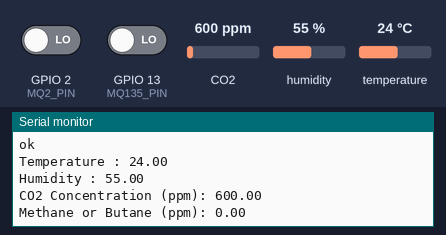
A sketch run on a simulated ESP32. Parts: the last lines printed to the serial monitor. The test bench sets the inputs (shaded band); at power-on: CO2 600 ppm, humidity 55 %, temperature 24 °C, GPIO 2 (MQ2_PIN) LOW, GPIO 13 (MQ135_PIN) LOW. WiFi joins after 1.5 s; servers stay silent unless stated.

Above: at 2.7 s.
2.8 s: CO2 set to 452 ppm
At 5.43 s:
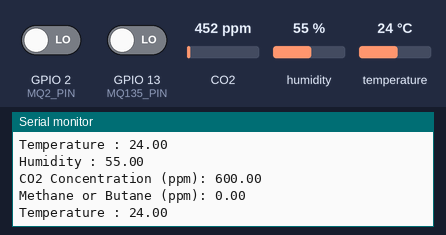
7.3 s: humidity set to 22 %
At 9.21 s:
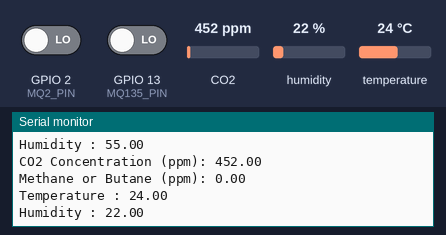
11.8 s: temperature set to 12 °C
At 12.98 s:
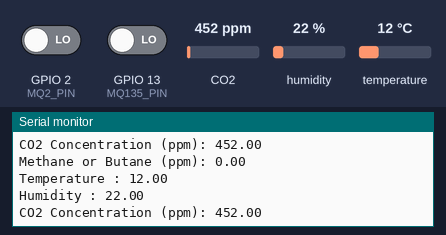
16.3 s: CO2 set to 1050 ppm
At 18.0 s:
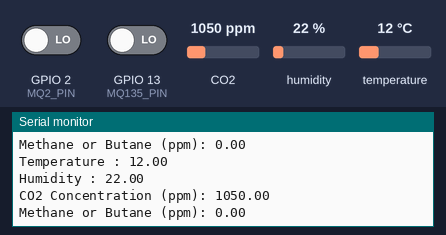
20.8 s: humidity set to 40 %
At 25.3 s:
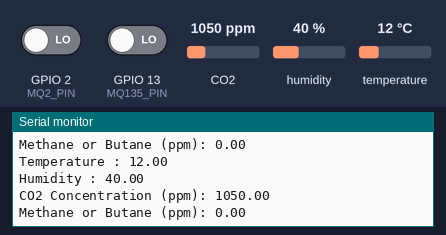
Timing chart, 0 to 26.3 s (numbered marks = the images above; inputs shaded):
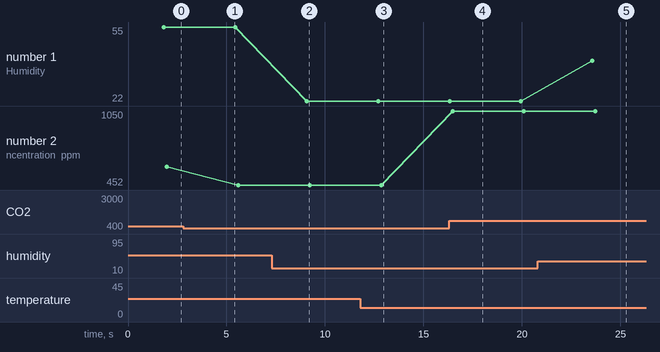

The sketch:

AQI360_7.ino
```cpp
#include <DHT.h>
#include <MQ135.h>
#include <WiFi.h>
#include <Firebase_ESP_Client.h>

#define DHTPIN 4         // Pin connected to DHT11 data pin
#define DHTTYPE DHT11    // DHT sensor type
#define MQ135_PIN 13     // Digital pin connected to MQ135 sensor
#define MQ2_PIN 2        // Pin connected to MQ-2 sensor

DHT dht(DHTPIN, DHTTYPE);
MQ135 gasSensor(MQ135_PIN);


//Provide the token generation process info.
#include "addons/TokenHelper.h"
//Provide the RTDB payload printing info and other helper functions.
#include "addons/RTDBHelper.h"

const float R_ZERO = 76.63; // Resistance at clean air

// Insert your network credentials
#define WIFI_SSID "realme GT NEO 3T"
#define WIFI_PASSWORD "12345687"

// Insert Firebase project API Key
#define API_KEY "AIzaSyCm8WKE6E_SFuYB292W_dWmjZ4-3QBtGxU"

// Insert RTDB URLefine the RTDB URL */
#define DATABASE_URL "https://aqi-2-fce5a-default-rtdb.asia-southeast1.firebasedatabase.app/"

//Define Firebase Data object
FirebaseData fbdo;

FirebaseAuth auth;
FirebaseConfig config;

unsigned long sendDataPrevMillis = 0;
int count = 0;
bool signupOK = false;                     //since we are doing an anonymous sign in


void setup() {
  Serial.begin(115200);
  dht.begin();

  WiFi.begin(WIFI_SSID, WIFI_PASSWORD);
  Serial.print("Connecting to Wi-Fi");
  while (WiFi.status() != WL_CONNECTED) {
    Serial.print(".");
    delay(300);
  }
  Serial.println();
  Serial.print("Connected with IP: ");
  Serial.println(WiFi.localIP());
  Serial.println();

  FirebaseConfig config;
  config.api_key = API_KEY;
  config.database_url = DATABASE_URL;
 /* Sign up */
  if (Firebase.signUp(&config, &auth, "", "")){
    Serial.println("ok");
    signupOK = true;
  }
  else{
    Serial.printf("%s\n", config.signer.signupError.message.c_str());
  }

  /* Assign the callback function for the long running token generation task */
  config.token_status_callback = tokenStatusCallback; //see addons/TokenHelper.h

  Firebase.begin(&config, &auth);
  Firebase.reconnectWiFi(true);
}


void loop() {
float temperature = dht.readTemperature();
  float humidity=dht.readHumidity();
  if (Firebase.ready() && signupOK && (millis() - sendDataPrevMillis > 1000 || sendDataPrevMillis == 0)){
    sendDataPrevMillis = millis();
    // Write an Int number on the database path test/int
    if (Firebase.RTDB.setInt(&fbdo, "DHT_11/Temperature", temperature)){
      Serial.print("Temperature : ");
      Serial.println(temperature);
    }
    else {
      Serial.println("Failed To Read From The Sensor");
      Serial.println("REASON: " + fbdo.errorReason());
    }


    // Write an Float number on the database path test/float
    if (Firebase.RTDB.setFloat(&fbdo, "DHT_11/Humidity", 0.01 + humidity)){
      Serial.print("Humidity : ");
      Serial.println(humidity);
    }
    else {
      Serial.println("Failed To Read From The Sensor");
      Serial.println("REASON: " + fbdo.errorReason());
    }

  int mq135_value = digitalRead(MQ135_PIN);
  float mq135_sensorResistance = ((float)R_ZERO * (1023.0 - (float)mq135_value)) / ((float)mq135_value);
  float mq135_ppm = gasSensor.getPPM();

  int mq2_value = digitalRead(MQ2_PIN);
  float mq2_ppm = map(mq2_value, 0, 1023, 0, 500);

  if (Firebase.ready()) {
    if (Firebase.RTDB.setFloat(&fbdo, "MQ135/PPM", mq135_ppm)) {
      Serial.print("CO2 Concentration (ppm): ");
      Serial.println(mq135_ppm);
    } else {
      Serial.println("Failed to write CO2 concentration to Firebase");
      Serial.println("Reason: " + fbdo.errorReason());
    }

    if (Firebase.RTDB.setFloat(&fbdo, "MQ2/PPM", mq2_ppm)) {
      Serial.print("Methane or Butane (ppm): ");
      Serial.println(mq2_ppm);
    } else {
      Serial.println("Failed to write MQ-2 data to Firebase");
      Serial.println("Reason: " + fbdo.errorReason());
    }
  } else {
    Serial.println("Firebase not ready");
  }

  delay(3000); // Adjust delay as needed
}
}
```

Measured:
- after the input at 7.3 s, the serial monitor: prints a new line after 1.8 s (image 2)
- after the input at 11.8 s, the serial monitor: prints a new line after 0.75 s (image 3)
- after the input at 16.3 s, the serial monitor: prints a new line after 0.18 s (image 4)
- after the input at 20.8 s, the serial monitor: prints a new line after 2.8 s (image 5)
- plotted number 1: 55 → 22 after the input at 7.3 s, 22 → 40 after the input at 20.8 s
- plotted number 2: 600 → 452 after the input at 2.8 s, 452 → 1050 after the input at 16.3 s
